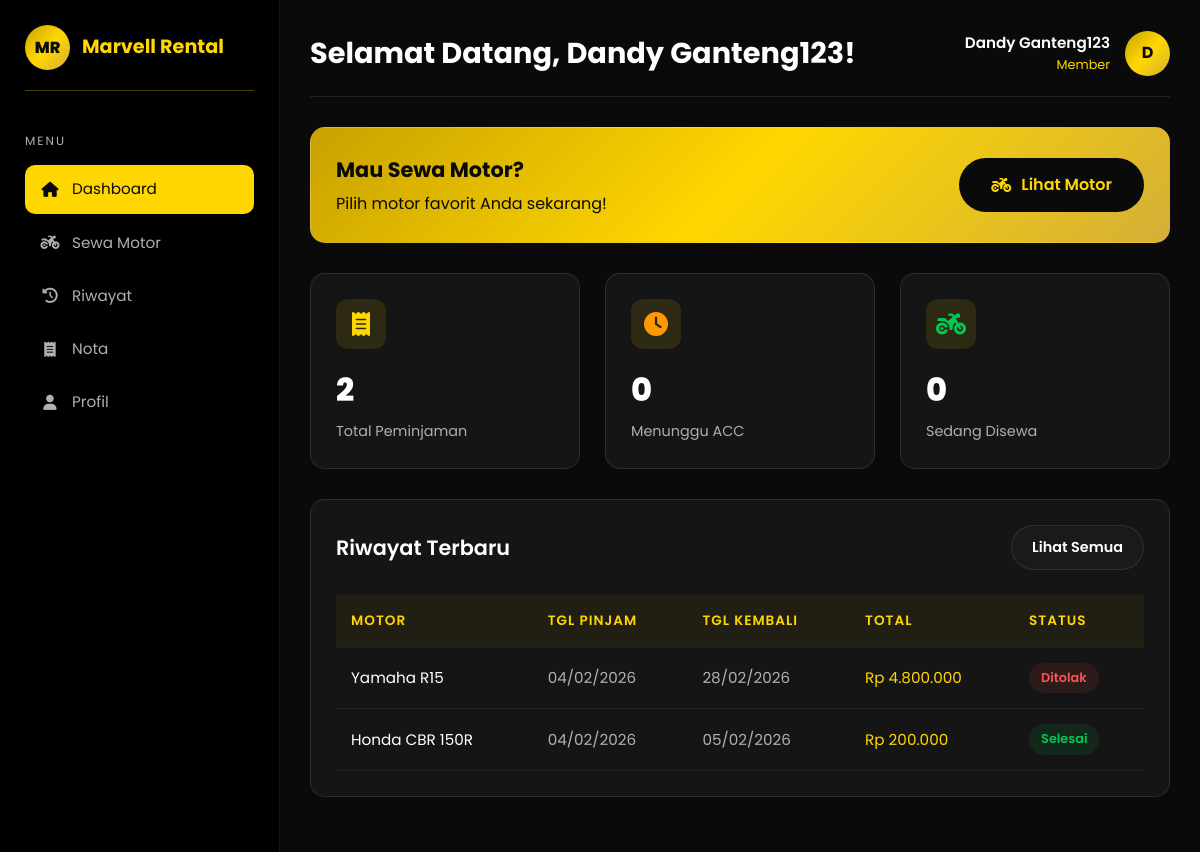
Screenshot of /peminjam/index.php (signed in) with the database file from the repository.
### tables this page shows
CREATE TABLE `peminjaman` (
  `id` int(11) NOT NULL,
  `user_id` int(11) NOT NULL,
  `motor_id` int(11) NOT NULL,
  `tanggal_pinjam` date NOT NULL,
  `tanggal_kembali` date NOT NULL,
  `tanggal_kembali_aktual` date DEFAULT NULL,
  `total_hari` int(11) NOT NULL,
  `total_harga` decimal(10,2) NOT NULL,
  `status` enum('menunggu','disetujui','ditolak','selesai') DEFAULT 'menunggu',
  `catatan` text DEFAULT NULL,
  `alasan_tolak` text DEFAULT NULL,
  `processed_by` int(11) DEFAULT NULL,
  `metode_pembayaran` enum('qris','bank_bca','bank_mandiri','bank_bri','tunai') DEFAULT NULL,
  `status_bayar` enum('belum_bayar','menunggu_verifikasi','lunas') DEFAULT 'belum_bayar',
  `bukti_bayar` varchar(255) DEFAULT NULL,
  `created_at` timestamp NOT NULL DEFAULT current_timestamp(),
  `updated_at` timestamp NOT NULL DEFAULT current_timestamp() ON UPDATE current_timestamp()
);

CREATE TABLE `motor` (
  `id` int(11) NOT NULL,
  `nama_motor` varchar(100) NOT NULL,
  `jenis` enum('Matic','Sport','Supermoto') NOT NULL,
  `merk` varchar(50) NOT NULL,
  `tahun` int(11) DEFAULT NULL,
  `plat_nomor` varchar(20) DEFAULT NULL,
  `harga_per_hari` decimal(10,2) NOT NULL,
  `gambar` varchar(255) DEFAULT NULL,
  `deskripsi` text DEFAULT NULL,
  `status` enum('tersedia','disewa','maintenance') DEFAULT 'tersedia',
  `stok` int(11) DEFAULT 1,
  `created_at` timestamp NOT NULL DEFAULT current_timestamp(),
  `updated_at` timestamp NOT NULL DEFAULT current_timestamp() ON UPDATE current_timestamp()
);

### database/koneksi.php (called while the page is built, shortened)
<?php
function formatRupiah($angka)
{
    return 'Rp ' . number_format($angka, 0, ',', '.');
}
?>

### peminjam/index.php (the view, shortened to what this page needs)
<?php
require_once '../database/koneksi.php';
$totalPeminjaman = $pdo->prepare("SELECT COUNT(*) FROM peminjaman WHERE user_id = ?");
$totalPeminjaman->execute([$_SESSION['user_id']]);
$total = $totalPeminjaman->fetchColumn();
$menunggu = $pdo->prepare("SELECT COUNT(*) FROM peminjaman WHERE user_id = ? AND status = 'menunggu'");
$menunggu->execute([$_SESSION['user_id']]);
$menungguCount = $menunggu->fetchColumn();
$aktif = $pdo->prepare("SELECT COUNT(*) FROM peminjaman WHERE user_id = ? AND status = 'disetujui'");
$aktif->execute([$_SESSION['user_id']]);
$aktifCount = $aktif->fetchColumn();
$stmt = $pdo->prepare("
    SELECT p.*, m.nama_motor, m.jenis, n.nomor_pesanan, pt.nama as nama_petugas
    FROM peminjaman p
    JOIN motor m ON p.motor_id = m.id
    LEFT JOIN nota n ON p.id = n.peminjaman_id
    LEFT JOIN users pt ON n.acc_by = pt.id
    WHERE p.user_id = ?
    ORDER BY p.created_at DESC
    LIMIT 5
");
$stmt->execute([$_SESSION['user_id']]);
$riwayat = $stmt->fetchAll();
?>
<!DOCTYPE html>
<html lang="id">
<head>
    <link rel="stylesheet" href="https://cdnjs.cloudflare.com/ajax/libs/font-awesome/6.4.0/css/all.min.css">
    <link rel="stylesheet" href="../assets/css/style.css">
</head>
<body>
    <div class="dashboard">
        <aside class="sidebar">
            <div class="sidebar-brand">
                <div class="sidebar-logo">MR</div>
                <span class="sidebar-title">Marvell Rental</span>
            </div>
            <div class="sidebar-menu">
                <p class="sidebar-menu-title">Menu</p>
                <ul class="sidebar-nav">
                    <li><a href="index.php" class="active"><i class="fas fa-home"></i> Dashboard</a></li>
                    <li><a href="motor.php"><i class="fas fa-motorcycle"></i> Sewa Motor</a></li>
                    <li><a href="riwayat.php"><i class="fas fa-history"></i> Riwayat</a></li>
                    <li><a href="nota.php"><i class="fas fa-receipt"></i> Nota</a></li>
                    <li><a href="profil.php"><i class="fas fa-user"></i> Profil</a></li>
                </ul>
            </div>
        </aside>
        <main class="main-content">
            <div class="dashboard-header">
                <h1 class="dashboard-title">Selamat Datang, <?= htmlspecialchars($_SESSION['nama']) ?>!</h1>
                <div class="dashboard-user">
                    <div class="dashboard-user-info">
                        <p class="dashboard-user-name">
                            <?= htmlspecialchars($_SESSION['nama']) ?>
                        </p>
                        <p class="dashboard-user-role">Member</p>
                    </div>
                    <div class="dashboard-user-avatar">
                        <?php if (!empty($_SESSION['foto']) && file_exists('../assets/images/profiles/' . $_SESSION['foto'])): ?>
                            <img src="../assets/images/profiles/<?= htmlspecialchars($_SESSION['foto']) ?>" alt="Avatar"
                                style="width: 100%; height: 100%; object-fit: cover; border-radius: 50%;">
                        <?php else: ?>
                            <?= strtoupper(substr($_SESSION['nama'], 0, 1)) ?>
                        <?php endif; ?>
                    </div>
                </div>
            </div>
            <div class="card mb-3" style="background: var(--bg-gold); color: var(--text-dark);">
                <div
                    style="display: flex; align-items: center; justify-content: space-between; flex-wrap: wrap; gap: 15px;">
                    <div>
                        <h3 style="font-size: 1.3rem; margin-bottom: 5px;">Mau Sewa Motor?</h3>
                        <p>Pilih motor favorit Anda sekarang!</p>
                    </div>
                    <a href="motor.php" class="btn" style="background: var(--text-dark); color: var(--primary);">
                        <i class="fas fa-motorcycle"></i> Lihat Motor
                    </a>
                </div>
            </div>
            <div class="stats-grid" style="grid-template-columns: repeat(3, 1fr);">
                <div class="stat-card">
                    <div class="stat-icon"><i class="fas fa-receipt"></i></div>
                    <p class="stat-value">
                        <?= $total ?>
                    </p>
                    <p class="stat-label">Total Peminjaman</p>
                </div>
                <div class="stat-card">
                    <div class="stat-icon" style="color: var(--accent-orange);"><i class="fas fa-clock"></i></div>
                    <p class="stat-value">
                        <?= $menungguCount ?>
                    </p>
                    <p class="stat-label">Menunggu ACC</p>
                </div>
                <div class="stat-card">
                    <div class="stat-icon" style="color: var(--accent-green);"><i class="fas fa-motorcycle"></i></div>
                    <p class="stat-value">
                        <?= $aktifCount ?>
                    </p>
                    <p class="stat-label">Sedang Disewa</p>
                </div>
            </div>
            <div class="table-container">
                <div class="table-header">
                    <h3 class="table-title">Riwayat Terbaru</h3>
                    <a href="riwayat.php" class="btn btn-sm btn-secondary">Lihat Semua</a>
                </div>
                <table class="table">
                    <thead>
                        <tr>
                            <th>Motor</th>
                            <th>Tgl Pinjam</th>
                            <th>Tgl Kembali</th>
                            <th>Total</th>
                            <th>Status</th>
                        </tr>
                    </thead>
                    <tbody>
                        <?php if (count($riwayat) > 0): ?>
                            <?php foreach ($riwayat as $r): ?>
                                <tr>
                                    <td style="color: var(--text-primary);">
                                        <?= htmlspecialchars($r['nama_motor']) ?>
                                    </td>
                                    <td>
                                        <?= date('d/m/Y', strtotime($r['tanggal_pinjam'])) ?>
                                    </td>
                                    <td>
                                        <?= date('d/m/Y', strtotime($r['tanggal_kembali'])) ?>
                                    </td>
                                    <td style="color: var(--primary);">
                                        <?= formatRupiah($r['total_harga']) ?>
                                    </td>
                                    <td>
                                        <?php
                                        $badgeClass = match ($r['status']) {
                                            'menunggu' => 'badge-warning',
                                            'disetujui' => 'badge-info',
                                            'ditolak' => 'badge-danger',
                                            'selesai' => 'badge-success',
                                            default => 'badge-secondary'
                                        };
                                        ?>
                                        <span class="badge <?= $badgeClass ?>">
                                            <?= ucfirst($r['status']) ?>
                                        </span>
                                    </td>
                                </tr>
                            <?php endforeach; ?>
                        <?php else: ?>
                            <tr>
                                <td colspan="5" class="text-center">Belum ada riwayat peminjaman</td>
                            </tr>
                        <?php endif; ?>
                    </tbody>
                </table>
            </div>
        </main>
    </div>
    <button class="mobile-menu-btn"><i class="fas fa-bars"></i></button>
</body>
</html>

### rows the page displays
peminjaman: motor.nama_motor "Yamaha R15", tanggal_pinjam "04/02/2026", tanggal_kembali "28/02/2026", total_harga "Rp 4.800.000", status "Ditolak"
peminjaman: motor.nama_motor "Honda CBR 150R", tanggal_pinjam "04/02/2026", tanggal_kembali "05/02/2026", total_harga "Rp 200.000", status "Selesai"

### other values shown
$_SESSION['nama'] "Dandy Ganteng123"
substr($_SESSION['nama'], 0, 1) "D"
$total "2"
$menungguCount "0"
$aktifCount "0"
